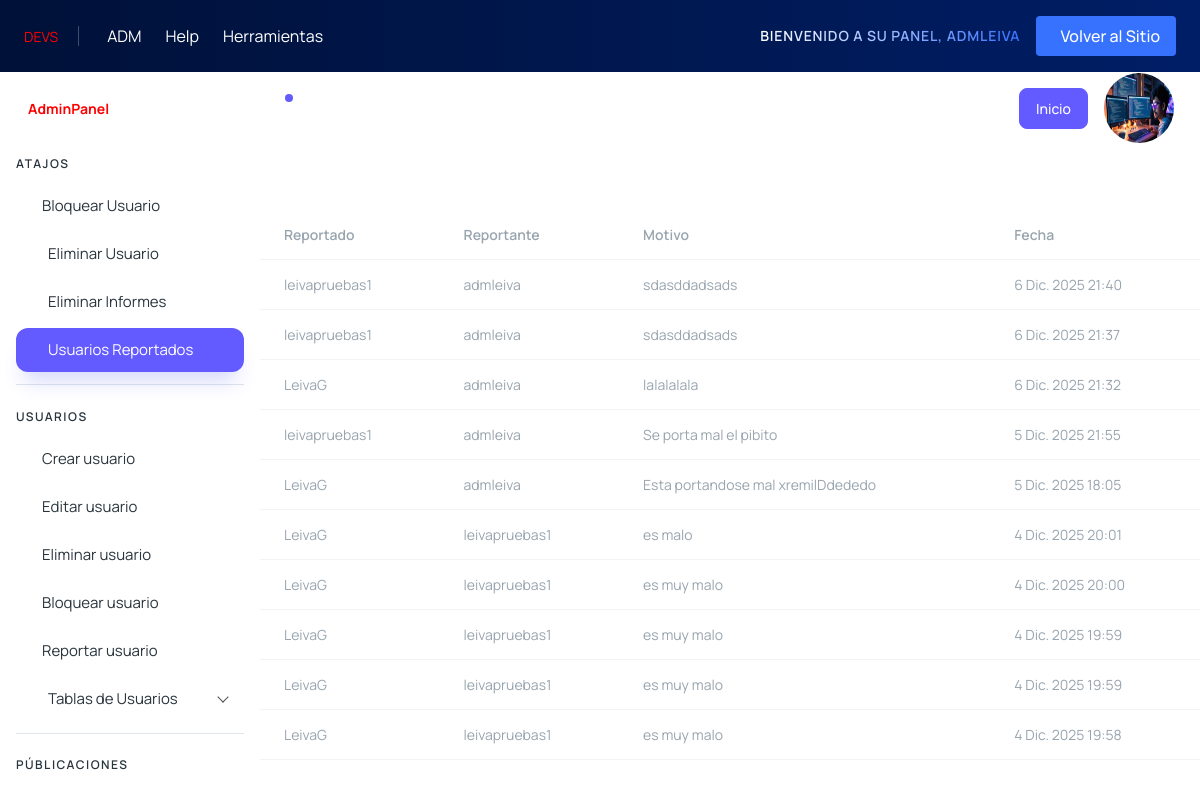
The page /dashboard/reports (signed in) on the database its author committed.
### users/models.py (models this page shows, shortened)
class Profile(models.Model):
    user = models.OneToOneField(User, on_delete=models.CASCADE)
    full_name = models.CharField(max_length=150, blank=True, null=True)
    avatar = models.ImageField(upload_to=user_avatar_path, default='profiles/default.png')
    bio = models.TextField(blank=True, null=True)
    phone = models.CharField(max_length=20, blank=True, null=True)
    is_blocked = models.BooleanField(default=False)
    blocked_until = models.DateTimeField(null=True, blank=True)

class UserReport(models.Model):
    reported_user = models.ForeignKey(User, on_delete=models.CASCADE, related_name='reported_user')
    reporter = models.ForeignKey(User, on_delete=models.CASCADE, related_name='reporter')
    reason = models.TextField()
    created = models.DateTimeField(auto_now_add=True)
    reviewed = models.BooleanField(default=False)

### dashboard/views.py (the view)
# urls.py: path('dashboard/reports', views.adminReports, name='adminReports'),
@login_required
def adminReports(request):
    current_admin = request.user
    profile, created = Profile.objects.get_or_create(user=current_admin)
    if not request.user.is_superuser:
        return HttpResponse("No autorizado")
    reports = UserReport.objects.all().order_by('-created')
    return render(request, 'dashboard/adminReports.html', {
        'admin_profile': profile,
        'reports': reports,
    })

### dashboard/templates/dashboard/adminReports.html
{% extends 'dashboard/baseAdmin.html' %}
{% load static %}
{% block content %}
<h2>Reportes de Usuarios</h2>
<table class="table">
    <br><br><br><br>
    <br><br><br><br>
    <thead>
        <tr>
            <th>Reportado</th>
            <th>Reportante</th>
            <th>Motivo</th>
            <th>Fecha</th>
        </tr>
    </thead>
    <tbody>
        {% for rep in reports %}
        <tr>
            <td>{{ rep.reported_user.username }}</td>
            <td>{{ rep.reporter.username }}</td>
            <td>{{ rep.reason }}</td>
            <td>{{ rep.created }}</td>
        </tr>
        {% empty %}
        <tr><td colspan="4">No hay reportes</td></tr>
        {% endfor %}
    </tbody>
</table>
{% endblock %}

### dashboard/templates/dashboard/secciones/navbaradmin.html (shortened to what this page needs)
    <div class="app-topstrip bg-dark py-3 px-4 w-100 d-lg-flex align-items-center justify-content-between">
      <div class="d-none d-sm-flex align-items-center justify-content-center gap-9 mb-3 mb-lg-0">
        <a class="d-flex justify-content-center" href="https://adminmart.com/" target="_blank">
          <span class="admin-text" style="color: red;">DEVS</span>
        </a>
        <div class="d-none d-xl-flex align-items-center gap-3 border-start border-white border-opacity-25 ps-9">
          <a target="_blank" href="https://adminmart.com/templates/bootstrap/"
            class="link-hover d-flex align-items-center gap-2 border-0 text-white lh-sm fs-4">
            ADM
          </a>
          <a target="_blank" href="https://adminmart.com/support/"
            class="link-hover d-flex align-items-center gap-2 border-0 text-white lh-sm fs-4">
            Help
          </a>
          <a target="_blank" href="https://adminmart.com/hire-us/"
            class="link-hover d-flex align-items-center gap-2 border-0 text-white lh-sm fs-4">
            Herramientas
          </a>
        </div>
      </div>
      <div class="d-lg-flex align-items-center gap-3">
        <h3 class="text-linear-gradient mb-3 mb-lg-0 fs-3 text-uppercase text-center fw-semibold">Bienvenido a su panel, {{ admin_profile.user }}
        </h3>
        <div class="d-sm-flex align-items-center justify-content-center gap-8">
          <div class="d-flex align-items-center justify-content-center gap-8">
            <a
              class="get-pro-btn rounded btn btn-primary d-flex align-items-center gap-2 fs-4 border-0 px-3 py-2"
              href="{% url 'home' %}">
              Volver al Sitio
            </a>
          </div>
        </div>
      </div>
    </div>

### dashboard/templates/dashboard/secciones/header.html (shortened to what this page needs)
<header class="app-header">
        <nav class="navbar navbar-expand-lg navbar-light">
          <ul class="navbar-nav">
            <li class="nav-item dropdown">
              <a class="nav-link " href="javascript:void(0)" id="drop1" data-bs-toggle="dropdown" aria-expanded="false">
                <div class="notification bg-primary rounded-circle"></div>
              </a>
            </li>
          </ul>
          <div class="navbar-collapse justify-content-end px-0" id="navbarNav">
            <ul class="navbar-nav flex-row ms-auto align-items-center justify-content-end">
              <a href="{% url 'dashboard' %}" class="btn btn-primary">Inicio</a>
              <li class="nav-item dropdown">
                <a class="nav-link " href="javascript:void(0)" id="drop2" data-bs-toggle="dropdown"
                  aria-expanded="false">
                  <img src="{{ admin_profile.avatar.url }}" alt="" width="70" height="70" class="rounded-circle">
                </a>
              </li>
            </ul>
          </div>
        </nav>
      </header>

### rows shown on the page
Profile: user "ADMLEIVA", avatar (picture)
UserReport: reported_user.username "leivapruebas1", reporter.username "admleiva", reason "sdasddadsads", created "6 Dic. 2025 21:40"
UserReport: reported_user.username "leivapruebas1", reporter.username "admleiva", reason "sdasddadsads", created "6 Dic. 2025 21:37"
UserReport: reported_user.username "LeivaG", reporter.username "admleiva", reason "lalalalala", created "6 Dic. 2025 21:32"
UserReport: reported_user.username "leivapruebas1", reporter.username "admleiva", reason "Se porta mal el pibito", created "5 Dic. 2025 21:55"
UserReport: reported_user.username "LeivaG", reporter.username "admleiva", reason "Esta portandose mal xremilDdededo", created "5 Dic. 2025 18:05"
UserReport: reported_user.username "LeivaG", reporter.username "leivapruebas1", reason "es malo", created "4 Dic. 2025 20:01"
UserReport: reported_user.username "LeivaG", reporter.username "leivapruebas1", reason "es muy malo", created "4 Dic. 2025 20:00"
UserReport: reported_user.username "LeivaG", reporter.username "leivapruebas1", reason "es muy malo", created "4 Dic. 2025 19:59"
UserReport: reported_user.username "LeivaG", reporter.username "leivapruebas1", reason "es muy malo", created "4 Dic. 2025 19:59"
UserReport: reported_user.username "LeivaG", reporter.username "leivapruebas1", reason "es muy malo", created "4 Dic. 2025 19:58"
